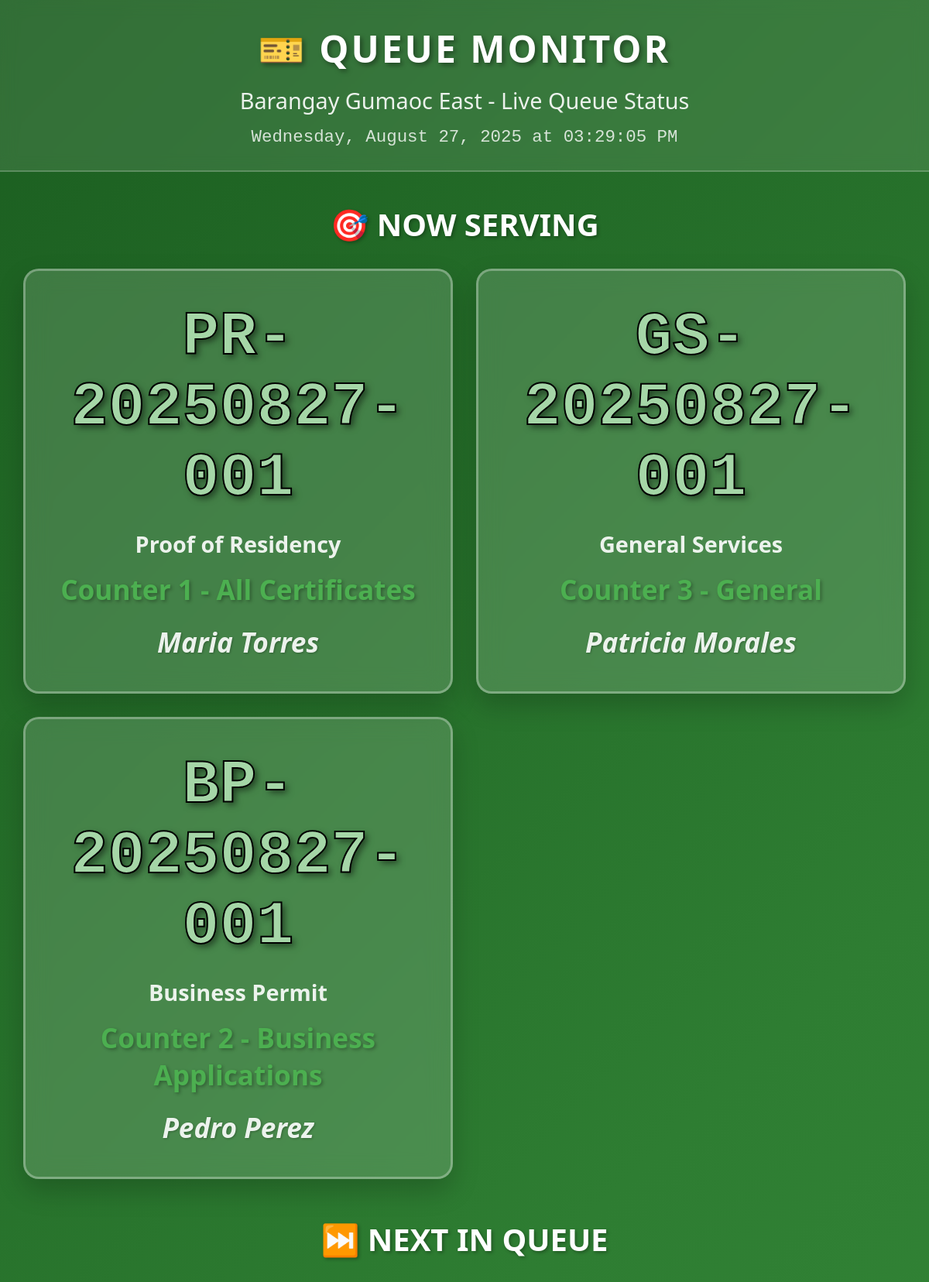
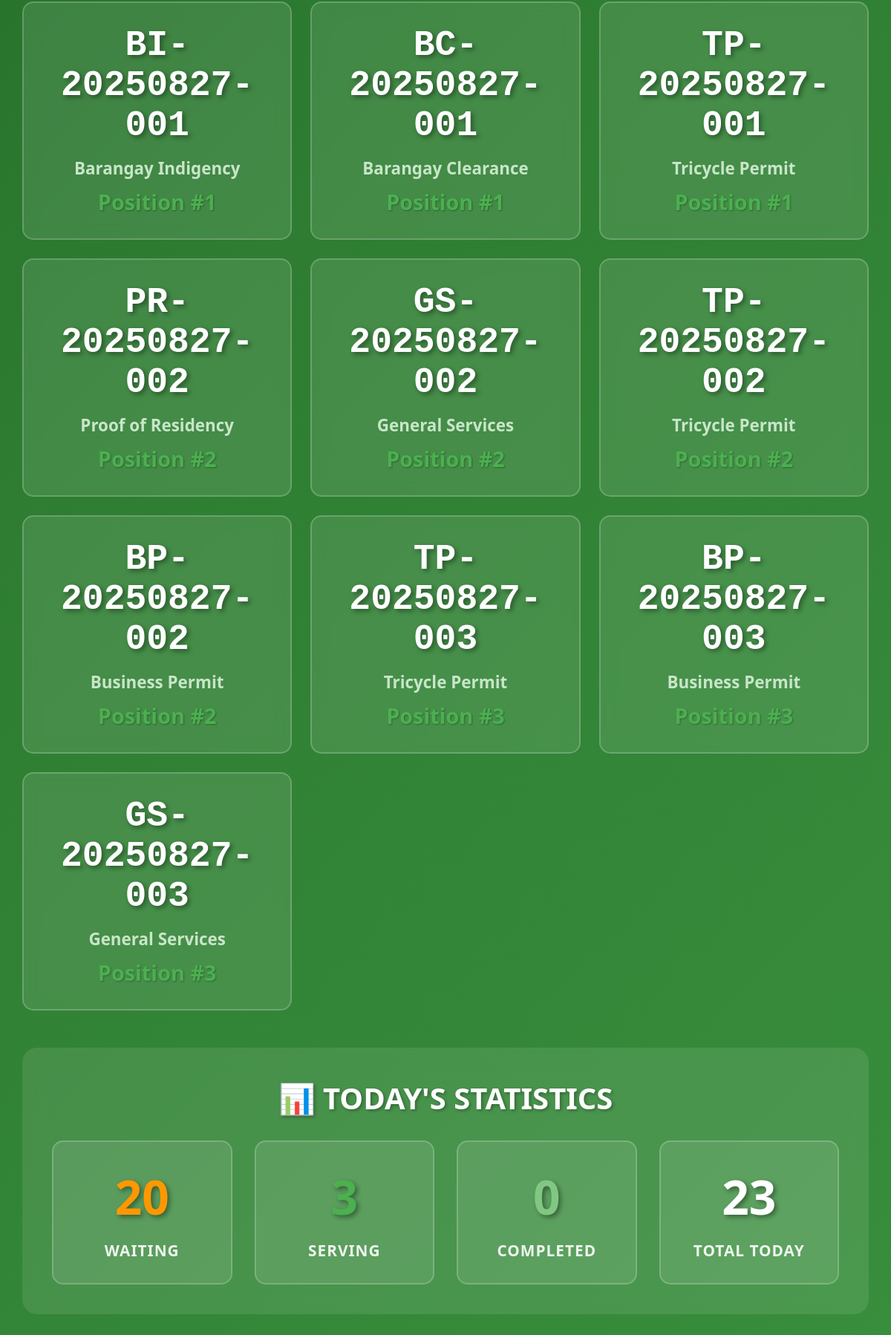
Page /pages/queue-kiosk.php on the committed database (2 pictures, top to bottom).
### tables this page shows
CREATE TABLE `queue_counters` (
  `id` int(11) NOT NULL,
  `counter_number` varchar(10) NOT NULL,
  `counter_name` varchar(50) NOT NULL,
  `service_id` int(11) DEFAULT NULL,
  `operator_name` varchar(100) DEFAULT NULL,
  `is_active` tinyint(1) DEFAULT 1,
  `current_ticket_id` int(11) DEFAULT NULL,
  `last_called_at` timestamp NULL DEFAULT NULL,
  `created_at` timestamp NOT NULL DEFAULT current_timestamp(),
  `updated_at` timestamp NOT NULL DEFAULT current_timestamp() ON UPDATE current_timestamp()
);

CREATE TABLE `queue_tickets` (
  `id` int(11) NOT NULL,
  `ticket_number` varchar(20) NOT NULL,
  `service_id` int(11) NOT NULL,
  `customer_name` varchar(100) NOT NULL,
  `mobile_number` varchar(20) DEFAULT NULL,
  `user_id` int(11) DEFAULT NULL,
  `purpose` text DEFAULT NULL,
  `priority_level` enum('normal','priority','urgent') DEFAULT 'normal',
  `status` enum('waiting','serving','completed','cancelled','no_show') DEFAULT 'waiting',
  `queue_position` int(11) DEFAULT NULL,
  `estimated_time` datetime DEFAULT NULL,
  `called_at` timestamp NULL DEFAULT NULL,
  `served_at` timestamp NULL DEFAULT NULL,
  `completed_at` timestamp NULL DEFAULT NULL,
  `served_by` varchar(100) DEFAULT NULL,
  `notes` text DEFAULT NULL,
  `created_at` timestamp NOT NULL DEFAULT current_timestamp(),
  `updated_at` timestamp NOT NULL DEFAULT current_timestamp() ON UPDATE current_timestamp()
);

CREATE TABLE `queue_services` (
  `id` int(11) NOT NULL,
  `service_name` varchar(100) NOT NULL,
  `service_code` varchar(10) NOT NULL,
  `description` text DEFAULT NULL,
  `estimated_time` int(11) DEFAULT 15 COMMENT 'Estimated time in minutes',
  `max_daily_capacity` int(11) DEFAULT 50,
  `is_active` tinyint(1) DEFAULT 1,
  `created_at` timestamp NOT NULL DEFAULT current_timestamp(),
  `updated_at` timestamp NOT NULL DEFAULT current_timestamp() ON UPDATE current_timestamp()
);

### includes/QueueManager.php (called while the page is built, shortened)
<?php
class QueueManager {
    private $pdo;
    public function __construct($pdo) {
        $this->pdo = $pdo;
    }
    public function getCurrentlyServing() {
        $stmt = $this->pdo->prepare("
            SELECT
                qt.ticket_number,
                qt.customer_name,
                qs.service_name,
                qs.service_code,
                qc.counter_name,
                qt.served_at
            FROM queue_tickets qt
            JOIN queue_services qs ON qt.service_id = qs.id
            LEFT JOIN queue_counters qc ON qc.current_ticket_id = qt.id
            WHERE qt.status = 'serving'
            AND DATE(qt.created_at) = CURDATE()
            ORDER BY qt.served_at DESC
        ");
        $stmt->execute();
        return $stmt->fetchAll();
    }
    public function getNextInQueue($limit = 5) {
        $limit = max(1, min(100, (int)$limit));
        $stmt = $this->pdo->prepare("
            SELECT
                qt.ticket_number,
                qt.customer_name,
                qs.service_name,
                qs.service_code,
                qt.queue_position,
                qt.estimated_time
            FROM queue_tickets qt
            JOIN queue_services qs ON qt.service_id = qs.id
            WHERE qt.status = 'waiting'
            AND DATE(qt.created_at) = CURDATE()
            ORDER BY qt.queue_position ASC
            LIMIT {$limit}
        ");
        $stmt->execute();
        return $stmt->fetchAll();
    }
}
?>

### pages/queue-kiosk.php (the view, shortened to what this page needs)
<?php
include '../includes/db_connect.php';
include '../includes/QueueManager.php';
$queueManager = new QueueManager($pdo);
$currently_serving = $queueManager->getCurrentlyServing();
$next_in_queue = $queueManager->getNextInQueue(10);
$today_stats = [];
try {
    $stats_query = $pdo->query("
        SELECT
            COUNT(*) as total_tickets,
            SUM(CASE WHEN status = 'waiting' THEN 1 ELSE 0 END) as waiting,
            SUM(CASE WHEN status = 'serving' THEN 1 ELSE 0 END) as serving,
            SUM(CASE WHEN status = 'completed' THEN 1 ELSE 0 END) as completed
        FROM queue_tickets
        WHERE DATE(created_at) = CURDATE()
    ");
    $today_stats = $stats_query->fetch();
} catch (Exception $e) {
    $today_stats = ['total_tickets' => 0, 'waiting' => 0, 'serving' => 0, 'completed' => 0];
}
?>
<!DOCTYPE html>
<html lang="en">
<head>
</head>
<body>
    <div class="kiosk-header">
        <h1 class="kiosk-title">🎫 QUEUE MONITOR</h1>
        <p class="kiosk-subtitle">Barangay Gumaoc East - Live Queue Status</p>
        <div class="live-time" id="liveTime"></div>
    </div>
    <?php if (count($currently_serving) > 0): ?>
    <div class="serving-section">
        <h2 class="section-title">🎯 NOW SERVING</h2>
        <div class="serving-grid">
            <?php foreach ($currently_serving as $serving): ?>
            <div class="serving-card">
                <div class="serving-ticket-number"><?php echo htmlspecialchars($serving['ticket_number']); ?></div>
                <div class="serving-service"><?php echo htmlspecialchars($serving['service_name']); ?></div>
                <div class="serving-counter"><?php echo htmlspecialchars($serving['counter_name'] ?? 'Service Counter'); ?></div>
                <div class="serving-customer"><?php echo htmlspecialchars($serving['customer_name']); ?></div>
            </div>
            <?php endforeach; ?>
        </div>
    </div>
    <?php endif; ?>
    <?php if (count($next_in_queue) > 0): ?>
    <div class="next-section">
        <h2 class="section-title">⏭️ NEXT IN QUEUE</h2>
        <div class="next-grid">
            <?php foreach ($next_in_queue as $index => $next): ?>
            <div class="next-card" style="animation-delay: <?php echo $index * 0.1; ?>s;">
                <div class="next-ticket-number"><?php echo htmlspecialchars($next['ticket_number']); ?></div>
                <div class="next-service"><?php echo htmlspecialchars($next['service_name']); ?></div>
                <div class="next-position">Position #<?php echo $next['queue_position']; ?></div>
            </div>
            <?php endforeach; ?>
        </div>
    </div>
    <?php endif; ?>
    <div class="stats-section">
        <h2 class="section-title">📊 TODAY'S STATISTICS</h2>
        <div class="stats-grid">
            <div class="stat-card">
                <div class="stat-number stat-waiting"><?php echo $today_stats['waiting']; ?></div>
                <div class="stat-label">Waiting</div>
            </div>
            <div class="stat-card">
                <div class="stat-number stat-serving"><?php echo $today_stats['serving']; ?></div>
                <div class="stat-label">Serving</div>
            </div>
            <div class="stat-card">
                <div class="stat-number stat-completed"><?php echo $today_stats['completed']; ?></div>
                <div class="stat-label">Completed</div>
            </div>
            <div class="stat-card">
                <div class="stat-number stat-total"><?php echo $today_stats['total_tickets']; ?></div>
                <div class="stat-label">Total Today</div>
            </div>
        </div>
    </div>
</body>
</html>

### pages/queue-kiosk.php (style rules this page uses)
* { margin: 0; padding: 0; box-sizing: border-box; }
body { font-family: 'Segoe UI', Tahoma, Geneva, Verdana, sans-serif; background: linear-gradient(135deg, #1b5e20, #2e7d32, #388e3c); color: white; overflow-x: hidden; min-height: 100vh; }
.kiosk-header { background: rgba(255, 255, 255, 0.1); padding: 30px; text-align: center; backdrop-filter: blur(10px); border-bottom: 2px solid rgba(255, 255, 255, 0.2); margin-bottom: 40px; }
.kiosk-title { font-size: 4rem; font-weight: 900; text-shadow: 3px 3px 6px rgba(0, 0, 0, 0.4); margin-bottom: 15px; letter-spacing: 3px; }
.kiosk-subtitle { font-size: 1.8rem; opacity: 0.9; font-weight: 300; }
.live-time { font-size: 1.4rem; margin-top: 15px; opacity: 0.8; font-family: 'Courier New', monospace; }
.serving-section { margin-bottom: 50px; }
.section-title { font-size: 2.5rem; text-align: center; margin-bottom: 30px; font-weight: 700; text-shadow: 2px 2px 4px rgba(0, 0, 0, 0.3); }
.serving-grid { display: grid; grid-template-columns: repeat(auto-fit, minmax(400px, 1fr)); gap: 30px; padding: 0 30px; }
.serving-card { background: rgba(255, 255, 255, 0.15); border-radius: 20px; padding: 40px; text-align: center; backdrop-filter: blur(15px); border: 3px solid rgba(255, 255, 255, 0.3); box-shadow: 0 15px 35px rgba(0, 0, 0, 0.2); animation: pulse 2s infinite; }
.serving-ticket-number { font-size: 6rem; font-weight: 900; font-family: 'Courier New', monospace; text-shadow: 4px 4px 8px rgba(0, 0, 0, 0.5); margin-bottom: 20px; color: #a5d6a7; text-stroke: 2px #000; -webkit-text-stroke: 2px #000; }
.serving-service { font-size: 1.8rem; font-weight: 600; margin-bottom: 15px; opacity: 0.9; }
.serving-counter { font-size: 2.2rem; font-weight: 700; color: #4caf50; text-shadow: 2px 2px 4px rgba(0, 0, 0, 0.3); }
.serving-customer { font-size: 2.2rem; margin-top: 20px; opacity: 0.9; font-style: italic; font-weight: 600; text-shadow: 1px 1px 3px rgba(0, 0, 0, 0.3); }
.next-section { margin-bottom: 50px; }
.next-grid { display: grid; grid-template-columns: repeat(auto-fit, minmax(300px, 1fr)); gap: 25px; padding: 0 30px; }
.next-card { background: rgba(255, 255, 255, 0.1); border-radius: 15px; padding: 30px; text-align: center; backdrop-filter: blur(10px); border: 2px solid rgba(255, 255, 255, 0.2); }
.next-ticket-number { font-size: 3.5rem; font-weight: 900; font-family: 'Courier New', monospace; text-shadow: 3px 3px 6px rgba(0, 0, 0, 0.4); margin-bottom: 15px; color: #fff; }
.next-service { font-size: 1.4rem; font-weight: 600; margin-bottom: 10px; color: #c8e6c9; }
.next-position { font-size: 1.8rem; font-weight: 700; color: #4caf50; text-shadow: 1px 1px 2px rgba(0, 0, 0, 0.3); }
.stats-section { background: rgba(255, 255, 255, 0.1); margin: 40px 30px; border-radius: 20px; padding: 40px; backdrop-filter: blur(15px); }
.stats-grid { display: grid; grid-template-columns: repeat(auto-fit, minmax(200px, 1fr)); gap: 30px; }
.stat-card { text-align: center; background: rgba(255, 255, 255, 0.1); border-radius: 15px; padding: 30px; border: 2px solid rgba(255, 255, 255, 0.2); }
.stat-number { font-size: 4rem; font-weight: 900; text-shadow: 3px 3px 6px rgba(0, 0, 0, 0.4); margin-bottom: 15px; }
.stat-label { font-size: 1.3rem; font-weight: 600; text-transform: uppercase; letter-spacing: 1px; opacity: 0.9; }
.stat-waiting { color: #ff9800; }
.stat-serving { color: #4caf50; }
.stat-completed { color: #81c784; }
.stat-total { color: #fff; }
.next-card, .stat-card { animation: slideInUp 0.6s ease-out; }
@media (max-width: 1200px) { .kiosk-title { font-size: 3rem; } }
@media (max-width: 1200px) { .serving-ticket-number { font-size: 5rem; } }
@media (max-width: 1200px) { .next-ticket-number { font-size: 3rem; } }

### rows in the picture
queue_counters: current_ticket.ticket_number "PR-20250827-001", queue_services.service_name "Proof of Residency", counter_name "Counter 1 - All Certificates", current_ticket.customer_name "Maria Torres"
queue_counters: current_ticket.ticket_number "GS-20250827-001", service.service_name "General Services", counter_name "Counter 3 - General", current_ticket.customer_name "Patricia Morales"
queue_counters: current_ticket.ticket_number "BP-20250827-001", service.service_name "Business Permit", counter_name "Counter 2 - Business Applications", current_ticket.customer_name "Pedro Perez"
queue_tickets: ticket_number "BI-20250827-001", service.service_name "Barangay Indigency", queue_position "1"
queue_tickets: ticket_number "BC-20250827-001", service.service_name "Barangay Clearance", queue_position "1"
queue_tickets: ticket_number "TP-20250827-001", service.service_name "Tricycle Permit", queue_position "1"
queue_tickets: ticket_number "PR-20250827-002", service.service_name "Proof of Residency", queue_position "2"
queue_tickets: ticket_number "GS-20250827-002", service.service_name "General Services", queue_position "2"
queue_tickets: ticket_number "TP-20250827-002", service.service_name "Tricycle Permit", queue_position "2"
queue_tickets: ticket_number "BP-20250827-002", service.service_name "Business Permit", queue_position "2"
queue_tickets: ticket_number "TP-20250827-003", service.service_name "Tricycle Permit", queue_position "3"
queue_tickets: ticket_number "BP-20250827-003", service.service_name "Business Permit", queue_position "3"
queue_tickets: ticket_number "GS-20250827-003", service.service_name "General Services", queue_position "3"

### other values in the picture
$today_stats['waiting'] "20"
$today_stats['serving'] "3"
$today_stats['completed'] "0"
$today_stats['total_tickets'] "23"
